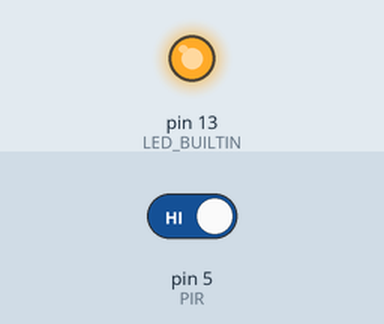
Recording of a sketch running on a simulated Arduino Uno, built with avr-gcc and run on an emulated ATmega328P. Parts: output pins drawn as LEDs (lit = HIGH). The inputs (shaded band) are chosen by the test bench; at power-on: pin 5 (PIR) HIGH. What the sketch prints to the serial monitor is not drawn.

Above: at 1.2 s.
1.3 s: pin 5 (PIR) driven LOW
At 2.0 s:
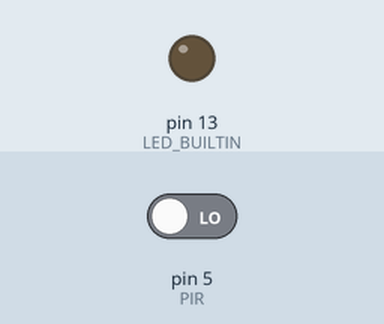
2.8 s: pin 5 (PIR) driven HIGH
At 3.2 s:
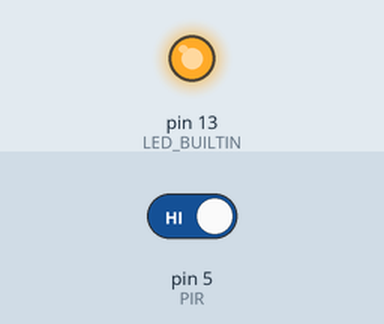
Timing chart, 0 to 5.8 s (numbered marks = the images above; inputs shaded):
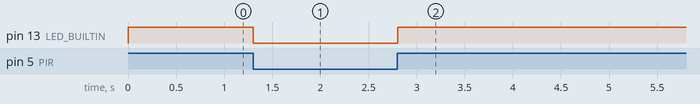

The sketch:

pir_test_basic.ino
```cpp
#define PIR 5

void setup()
{
    pinMode(LED_BUILTIN, OUTPUT);
    pinMode(PIR, INPUT_PULLUP);
    Serial.begin(9600);
}

void loop()
{
    if (digitalRead(PIR))
    {
        digitalWrite(LED_BUILTIN, HIGH);
        Serial.println("1");
    }
    else
    {
        digitalWrite(LED_BUILTIN, LOW);
        Serial.println("0");
    }
}
```

Measured:
- after the input at 1.3 s, pin 13 (LED_BUILTIN): HIGH → LOW at once
- after the input at 2.8 s, pin 13 (LED_BUILTIN): LOW → HIGH at once
